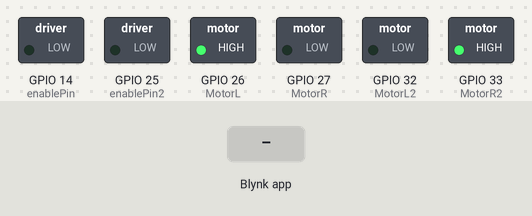
Bench run of a sketch on a simulated ESP32. Shown: switched loads named in the sketch (green lamp = pin HIGH). The inputs (shaded band) are chosen by the test bench. WiFi joins after 1.5 s; servers stay silent unless stated.

Above: at 3.0 s.
3.1 s: Blynk app writes 1 to V1
At 3.9 s:
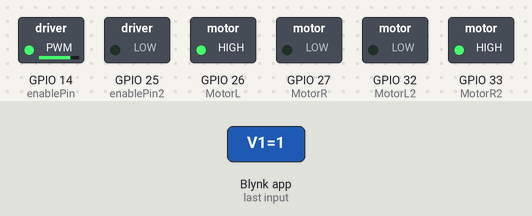
4.6 s: Blynk app writes 1 to V2
At 5.1 s:
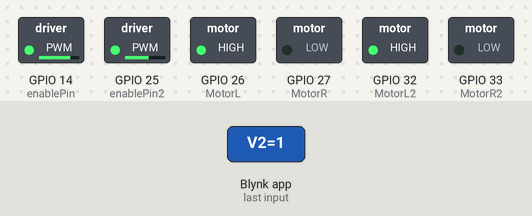
6.1 s: Blynk app writes 0 to V2
At 10.9 s:
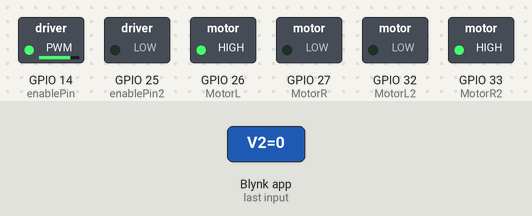
Timing chart, 0 to 12.4 s (numbered marks = the images above; inputs shaded):
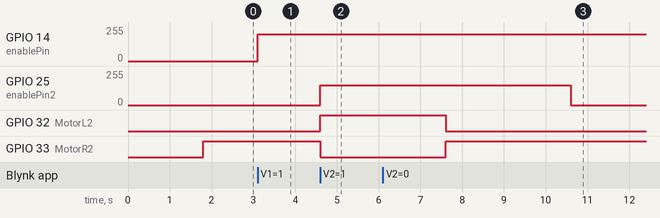

Measured:
- after the input at 3.1 s, GPIO 14 (enablePin): 0/255 → 199/255 at once
- after the input at 4.6 s, GPIO 25 (enablePin2): 0/255 → 149/255 at once; GPIO 32 (MotorL2): LOW → HIGH at once; GPIO 33 (MotorR2): HIGH → LOW at once
- after the input at 6.1 s, GPIO 25 (enablePin2): 149/255 → 0/255 after 4.5 s instead of 1.5 s

The sketch:

Code_main.ino
```cpp
#define BLYNK_PRINT Serial
#include <Wire.h>
#include <WiFi.h>
#include <WiFiClient.h>
#include <BlynkSimpleEsp32.h>


char auth[] = "4ersp_A9Lv-Uc8fR1CiEZk0ZzEM6d-4i";

char ssid[] = "Gwyndolyn.exe-2.4G";
char pass[] = "Sbz45370";

///////motor///////
int MotorL = 26;
int MotorR = 27;
int MotorL2 = 32;
int MotorR2 = 33;
int enablePin = 14;
int enablePin2 = 25;
///////////////////

// Setting PWM properties
const int freq = 30000;
const int freq2 = 30000;
const int pwmChannel = 0;
const int pwmChannel2 = 1;
const int resolution2 = 8;
const int resolution = 8;
int dutyCycle;

void setup()
{

  Blynk.begin(auth, ssid, pass, "103.253.73.204", 8080);

  //-------MOTOR------------
  pinMode(MotorL, OUTPUT);
  pinMode(MotorR, OUTPUT);
  pinMode(enablePin, OUTPUT);
  pinMode(MotorL2, OUTPUT);
  pinMode(MotorR2, OUTPUT);
  pinMode(enablePin2, OUTPUT);
  //------------------------

  // configure LED PWM functionalitites
  ledcSetup(pwmChannel, freq, resolution);
  ledcSetup(pwmChannel2, freq2, resolution2);

  // attach the channel to the GPIO to be controlled
  ledcAttachPin(enablePin, pwmChannel);
  ledcAttachPin(enablePin2, pwmChannel2);

  Serial.begin(9600);

}

//โค้ดพัดลม ----------------------
BLYNK_WRITE(V1){
 if(param.asInt()==1){
  dutyCycle = 200;
  ledcWrite(pwmChannel, dutyCycle);
  }else if(param.asInt()==0){
  dutyCycle = 0;
  ledcWrite(pwmChannel, dutyCycle);
  }
 }
 //-----------------------------


 //โค้ด gate --------------------
 BLYNK_WRITE(V2){
  if(param.asInt()==1){
  digitalWrite(MotorL2, 1);
  digitalWrite(MotorR2, 0);
  dutyCycle = 150;
  ledcWrite(pwmChannel2, dutyCycle);
  delay(3000);
  dutyCycle = 0;
  ledcWrite(pwmChannel2, dutyCycle);
 }else if(param.asInt()==0){
  digitalWrite(MotorL2, 0);
  digitalWrite(MotorR2, 1);
  dutyCycle = 150;
  ledcWrite(pwmChannel2, dutyCycle);
  delay(3000);
  dutyCycle = 0;
  ledcWrite(pwmChannel2, dutyCycle);
 }
 }
//----------------------------

void loop(){

  //----------------------
  digitalWrite(MotorL, 1);
  digitalWrite(MotorR, 0);
  digitalWrite(MotorL2, 0);
  digitalWrite(MotorR2, 1);
  //----------------------

  Blynk.run();
}
```
